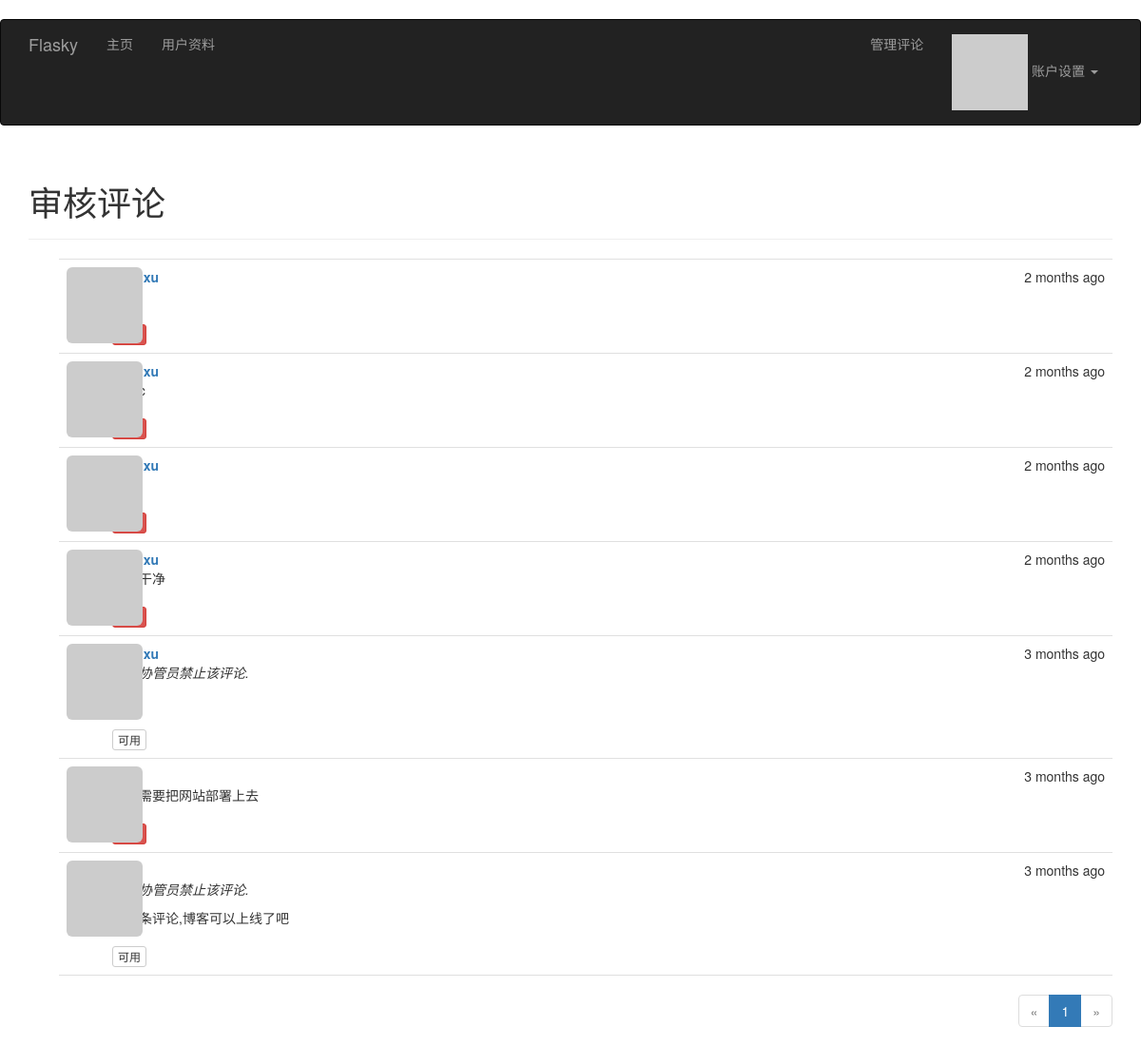
The page /moderate (signed in) on the database its author committed.
### app/models.py (models this page shows, shortened)
class Comment(db.Model):
    __tablename__ = 'comments'
    id = db.Column(db.Integer, primary_key=True)
    body = db.Column(db.Text)
    body_html = db.Column(db.Text)
    timestamp = db.Column(db.DateTime, index=True, default=datetime.utcnow)
    disabled = db.Column(db.Boolean)
    author_id = db.Column(db.Integer, db.ForeignKey('users.id'))
    post_id = db.Column(db.Integer, db.ForeignKey('posts.id'))

### app/main/views.py (the view)
@main.route('/moderate')
@login_required
@permission_required(Permission.MODERATE_COMMENTS)
def moderate():
    page = request.args.get('page', 1, type=int)
    pagination = Comment.query.order_by(Comment.timestamp.desc()).paginate(
        page, per_page=current_app.config['FLASKY_FOLLOWERS_PER_PAGE'],
        error_out=False)
    comments = pagination.items
    return render_template('moderate.html', comments=comments, pagination=pagination)

### app/auth/views.py (called while the page is built)
@auth.before_app_request
def before_request():
    if current_user.is_authenticated:
        current_user.ping()  # 更新用户的最后访问时间
        if not current_user.confirmed \
                and request.endpoint \
                and request.endpoint[:5] != 'auth.' \
                and request.endpoint != 'static':
            return redirect(url_for('auth.unconfirmed'))

### app/main/__init__.py (called while the page is built)
@main.app_context_processor  # 上下文处理器让变量在所有模板中可以使用
def inject_permissions():
    return dict(Permission=Permission)

### app/models.py (called while the page is built)
@login_manage.user_loader
def load_user(user_id):
    return User.query.get(int(user_id))

    def ping(self):  # 更新最后访问时间
        self.last_seen = datetime.utcnow()
        db.session.add(self)

    def can(self, permissions):  # 对用户的权限进行验证
        return self.role is not None and (self.role.permissions & permissions) == permissions

    def gravatar(self, size=100, default='identicon', rating='g'):
        if request.is_secure:
            url = 'https://secure.gravatar.com/avatar'
        else:
            url = 'http://www.gravatar.com/avatar'
        hash = self.avatar_hash or hashlib.md5(
            self.email.encode('utf-8')).hexdigest()
        return '{url}/{hash}?s={size}&d={default}&r={rating}'.format(
            url=url, hash=hash, size=size, default=default, rating=rating)

### app/templates/moderate.html (shortened to what this page needs)
{% extends "base.html" %}
{% import "_macros.html" as macros %}
{% block page_content %}
<div class="page-header">
    <h1>审核评论</h1>
</div>
{% set moderate = True %}
{% include '_comments.html' %}
{% if pagination %}
<div class="pagination">
    {{ macros.pagination_widget(pagination, 'main.moderate') }}
</div>
{% endif %}
{% endblock %}

### app/templates/_comments.html
<ul class="comments">
    {% for comment in comments %}
    <li class="comment">
        <div class="comment-thumbnail">
            <a href="{{ url_for('.user', username=comment.author.username) }}">
                <img class="img-rounded profile-thumbnail" src="{{ comment.author.gravatar(size=40) }}">
            </a>
        </div>
        <div class="comment-content">
            <div class="comment-date">{{ moment(comment.timestamp).fromNow() }}</div>
            <div class="comment-author"><a href="{{ url_for('.user', username=comment.author.username) }}">{{ comment.author.username }}</a></div>
            <div class="comment-body">
                {% if comment.disabled %}
                <p><i>内容协管员禁止该评论.</i></p>
                {% endif %}
                {% if moderate or not comment.disabled %}
                    {% if comment.body_html %}
                        {{ comment.body_html | safe }}
                    {% else %}
                        {{ comment.body }}
                    {% endif %}
                {% endif %}
            </div>
            {% if moderate %}
                <br>
                {% if comment.disabled %}
                <a class="btn btn-default btn-xs" href="{{ url_for('.moderate_enable', id=comment.id, page=page) }}">可用</a>
                {% else %}
                <a class="btn btn-danger btn-xs" href="{{ url_for('.moderate_disable', id=comment.id, page=page) }}">禁用</a>
                {% endif %}
            {% endif %}
        </div>
    </li>
    {% endfor %}
</ul>

### app/static/styles.css (style rules this page uses)
.profile-thumbnail { position: absolute; }
ul.comments { list-style-type: none; padding: 0px; margin: 16px 0px 0px 0px; }
ul.comments li.comment { margin-left: 32px; padding: 8px; border-bottom: 1px solid #e0e0e0; }
ul.comments li.comment:nth-child(1) { border-top: 1px solid #e0e0e0; }
div.comment-date { float: right; }
div.comment-author { font-weight: bold; }
div.comment-thumbnail { position: absolute; }
div.comment-content { margin-left: 48px; min-height: 48px; }
div.pagination { width: 100%; text-align: right; padding: 0px; margin: 0px; }

### rows shown on the page
Comment: timestamp "2 months ago"
Comment: timestamp "2 months ago"
Comment: timestamp "2 months ago"
Comment: timestamp "2 months ago"
Comment: timestamp "3 months ago", disabled "内容协管员禁止该评论."
Comment: timestamp "3 months ago", body_html "这周需要把网站部署上去"
Comment: timestamp "3 months ago", disabled "内容协管员禁止该评论.", body_html "第一条评论,博客可以上线了吧"

### other values the page prints
{{ p }} "1"
